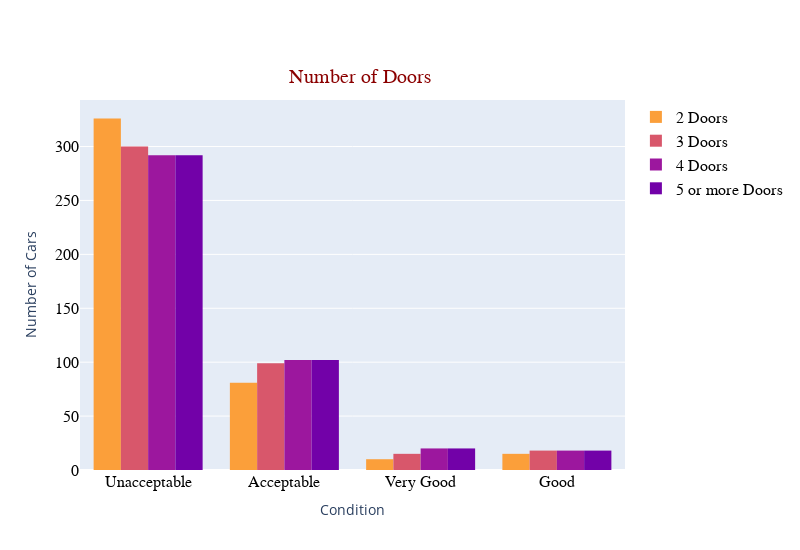

Notebook source saved alongside this figure:
### Code cell
fg = go.Figure(layout=go.Layout(height=550, width=800))

fg.add_trace(go.Histogram(x=car_df.loc[car_df.NumDoors=="2", "Class"],
                           name = "2 Doors",
                           marker=dict(color="#fb9f3a")))
fg.add_trace(go.Histogram(x=car_df.loc[car_df.NumDoors=="3", "Class"],
                           name = "3 Doors",
                           marker=dict(color="#d8576b")))
fg.add_trace(go.Histogram(x=car_df.loc[car_df.NumDoors=="4", "Class"],
                           name = "4 Doors",
                           marker=dict(color="#9c179e")))
fg.add_trace(go.Histogram(x=car_df.loc[car_df.NumDoors=="5more", "Class"],
                           name = "5 or more Doors",
                           marker=dict(color="#7201a8")))

fg.update_xaxes(title_text="Condition", 
                 showticklabels=True, 
                 tickmode="array",
                 tickvals=["unacc", "acc", "good", "vgood"],
                 ticktext=["Unacceptable", "Acceptable", "Good", "Very Good"],
                 tickfont=dict(family="Arial", size=16, color="black"))

fg.update_yaxes(title_text="Number of Cars", tickfont=dict(family="Arial", size=16, color="black"))

fg.update_layout(legend = dict(font = dict(family = "Arial", size = 16, color="black")),
                 title_text = 'Number of Doors',
                 title_font = dict(size=20, family='Arial', color='darkred'),
                 title_x=0.45,
                 title_y=0.875)

fg.show()

### Figure 1 — Plotly figure (JSON) as saved in the notebook; plotly's stock layout.template omitted (floating-point values rounded to 4 significant figures; data arrays with more than 128 entries replaced by an {"elided": "..."} marker saying what was removed)
{"data": [{"marker": {"color": "#fb9f3a"}, "name": "2 Doors", "type": "histogram", "x": {"elided": "432 str values"}}, {"marker": {"color": "#d8576b"}, "name": "3 Doors", "type": "histogram", "x": {"elided": "432 str values"}}, {"marker": {"color": "#9c179e"}, "name": "4 Doors", "type": "histogram", "x": {"elided": "432 str values"}}, {"marker": {"color": "#7201a8"}, "name": "5 or more Doors", "type": "histogram", "x": {"elided": "432 str values"}}], "layout": {"height": 550, "legend": {"font": {"color": "black", "family": "Arial", "size": 16}}, "title": {"font": {"color": "darkred", "family": "Arial", "size": 20}, "text": "Number of Doors", "x": 0.45, "y": 0.875}, "width": 800, "xaxis": {"showticklabels": true, "tickfont": {"color": "black", "family": "Arial", "size": 16}, "tickmode": "array", "ticktext": ["Unacceptable", "Acceptable", "Good", "Very Good"], "tickvals": ["unacc", "acc", "good", "vgood"], "title": {"text": "Condition"}}, "yaxis": {"tickfont": {"color": "black", "family": "Arial", "size": 16}, "title": {"text": "Number of Cars"}}}}
